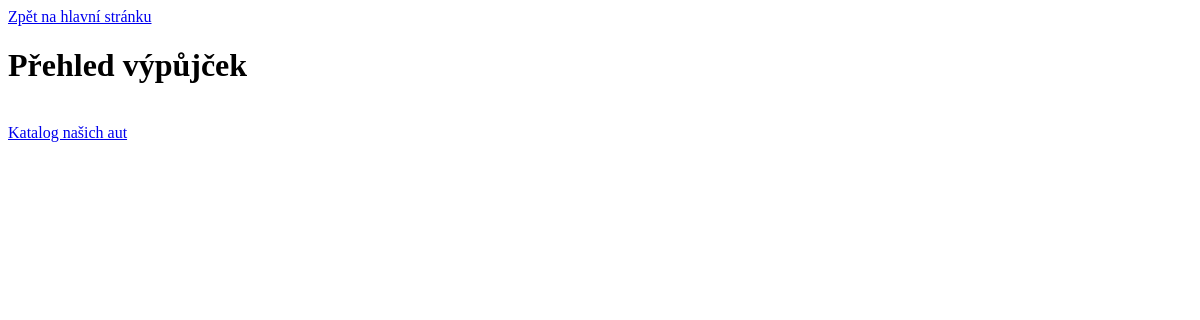
The page /katalog/vypujcky/ on the database as committed earlier.
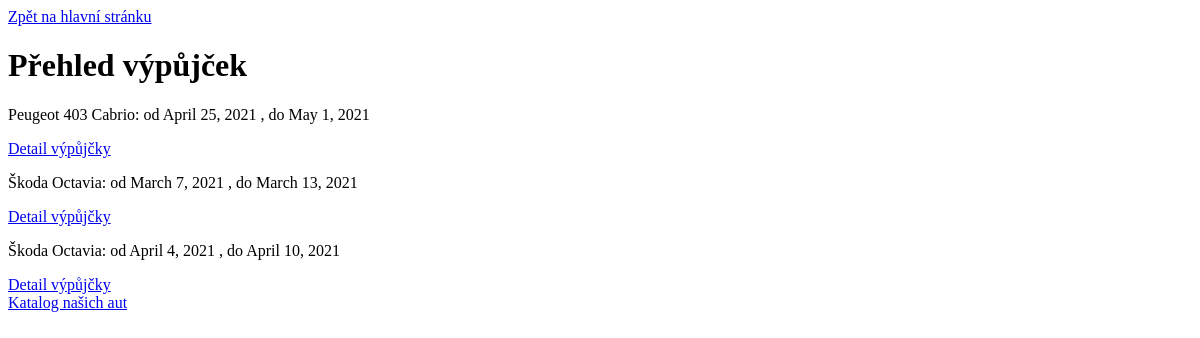
The same page on the database as committed later.
### katalog/models.py (models this page shows)
class Vypujcka(models.Model):
    datumvypujcky = models.DateField()
    datumkoncevypujcky = models.DateField()
    cenavypujcky = models.IntegerField()
    auto = models.ForeignKey("Auto", on_delete=models.SET_NULL, null=True)

class Auto(models.Model):
    registracnizn = models.CharField(max_length=20)
    znackatyp = models.CharField(max_length=100)
    najetekm = models.IntegerField()
    datkontroly = models.DateField()
    def __str__(self):
        return self.znackatyp

### katalog/views.py (the view)
# urls.py: path('vypujcky/', views.PrehledVypujcekView.as_view(), name='vypujcky'),
class PrehledVypujcekView(ListView):
    model = models.Vypujcka
    template_name = "katalog/prehled_vypujcek.html"

### katalog/templates/katalog/prehled_vypujcek.html (shortened to what this page needs)
<!DOCTYPE html>
<html lang="en">
<head>
</head>
<body>
<a href="{% url 'katalog' %}">Zpět na hlavní stránku</a>
<h1>Přehled výpůjček</h1>
{% for vypujcka in object_list %}
<p>{{vypujcka.auto}}: od {{vypujcka.datumvypujcky}} , do {{vypujcka.datumkoncevypujcky}}</p>
<a href="{% url 'vypujcka' vypujcka.pk %}">Detail výpůjčky</a>
{% endfor %}
<br>
<a href="{% url 'auta' %}">Katalog našich aut</a>
</body>
</html>

Rows that differ between the two databases and show on the page:
added Vypujcka: auto "Peugeot 403 Cabrio", datumvypujcky "April 25, 2021", datumkoncevypujcky "May 1, 2021"
added Vypujcka: auto "Škoda Octavia", datumvypujcky "March 7, 2021", datumkoncevypujcky "March 13, 2021"
added Vypujcka: auto "Škoda Octavia", datumvypujcky "April 4, 2021", datumkoncevypujcky "April 10, 2021"
